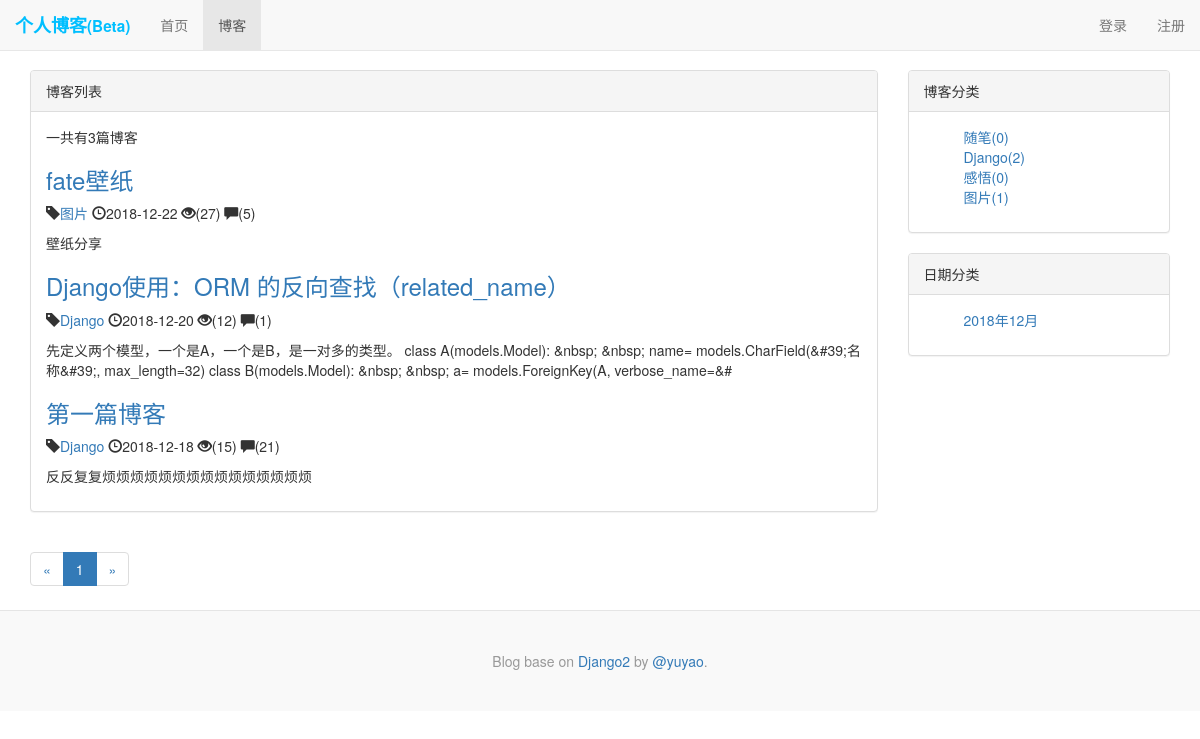
/blog/, run on an earlier commit of the app's database.
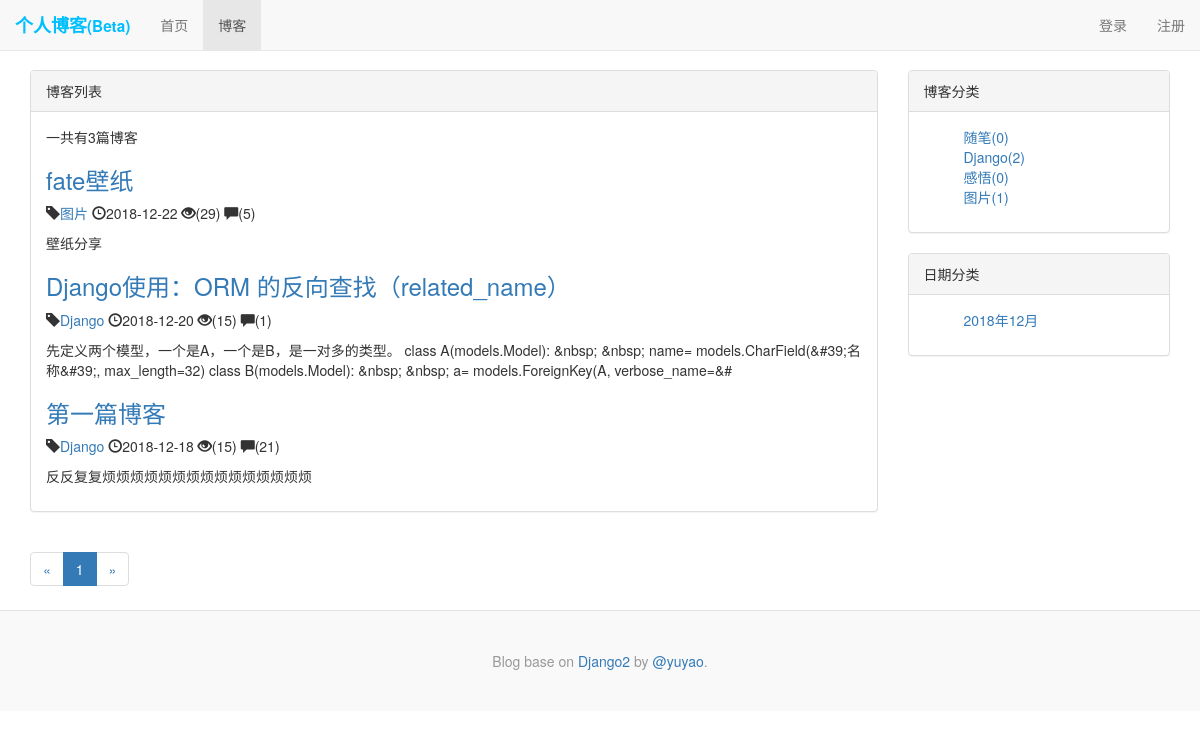
And on a later commit of the database.
### blog/models.py (models this page shows, shortened)
class Blog(models.Model,ReadNumExpand):
    title = models.CharField(max_length=50)
    blog_type = models.ForeignKey(BlogType,on_delete=models.CASCADE)
    content = RichTextUploadingField()#富文本编辑
    author = models.ForeignKey(User,on_delete=models.CASCADE)
    create_time = models.DateTimeField(auto_now_add=True)
    last_update_time = models.DateTimeField(auto_now=True)
    read_details = GenericRelation(ReadDetail)
    class Meta:
        ordering = ['-create_time']

class BlogType(models.Model):
    type_name = models.CharField(max_length=15)
    def __str__(self):
        return self.type_name

### read_statistics/models.py (models this page shows)
class ReadNum(models.Model):
    read_num = models.IntegerField(default=0)
    content_type = models.ForeignKey(ContentType, on_delete=models.CASCADE)
    object_id = models.PositiveIntegerField()
    content_object = GenericForeignKey('content_type', 'object_id')

### blog/views.py (the view)
# urls.py: path('',views.blog_list,name='blog_list'),
def blog_list(request):
    blogs = Blog.objects.all()
    page_num = request.GET.get('page',1)
    paginator = Paginator(blogs,10)
    page_of_blogs = paginator.page(page_num)
    context={}
    context['page_of_blogs'] = page_of_blogs
    context['blogs'] = Blog.objects.all()
    context['blog_types'] = BlogType.objects.annotate(blog_count=Count('blog'))
    context['blog_dates'] = Blog.objects.dates('create_time','month',order='DESC')
    response = render(request,'blog/blog_list.html', context)
    return response

### read_statistics/models.py (called while the page is built)
    def get_read_num(self):
        ct = ContentType.objects.get_for_model(self)
        try:
            readnum = ReadNum.objects.get(content_type=ct, object_id=self.pk)
            return readnum.read_num
        except exceptions.ObjectDoesNotExist:
            return 0

### templates/blog/blog_list.html (shortened to what this page needs)
{% extends 'blog/base.html' %}
{% load staticfiles %}
{% block nav_blog_active %}active{% endblock %}
{% block content %}
    <div class="container">
        <div class="row">
            <div class="col-md-9">
                <div class="panel panel-default">
                  <div class="panel-heading">{% block tip %}博客列表{% endblock %}</div>
                  <div class="panel-body">
                     <p>一共有{{ blogs|length }}篇博客</p>
                      <div class="blog">
                      {% for blog in page_of_blogs %}
                          <a href="{% url 'blog_detail' blog.pk  %}"><h3>{{ blog.title }}</h3></a>
                          <p class="blog-info">
                            <span class="glyphicon glyphicon-tag" aria-hidden="true"></span><a href="{% url 'blogs_with_type' blog.blog_type.pk %}">{{ blog.blog_type }}</a>
                            <span class="glyphicon glyphicon-time" aria-hidden="true"></span>{{ blog.create_time|date:'Y-m-d' }}
                            <span class="glyphicon glyphicon-eye-open" aria-hidden="true"></span>({{ blog.get_read_num }})
                            <span class="glyphicon glyphicon-comment" aria-hidden="true"></span>({{ blog.comment_set.count }})
                          </p>
                          <p>{{ blog.content|striptags|truncatechars:200}}</p>
                    {% empty %}
                        <h3>还没有博客</h3>
                    {% endfor %}
                      </div>
                  </div>
                </div>
                <nav aria-label="Page navigation">
                  <ul class="pagination">
                    <li>
                        {% if page_of_blogs.has_previous %}
                        <a href="?page={{ page_of_blogs.previous_page_number }}" aria-label="Previous">
                        <span aria-hidden="true">&laquo;</span></a>
                        {% else %}
                        <span aria-hidden="true">&laquo;</span>
                        {% endif %}
                    </li>
                        {% for page_num in page_of_blogs.paginator.page_range %}
                            {% if page_num == page_of_blogs.number %}
                                <li class="active"><span href="?page={{ page_num }}">{{ page_num }}</span></li>
                            {% else %}
                                <li><a href="?page={{ page_num }}">{{ page_num }}</a></li>
                            {% endif %}
                        {% endfor %}
                    <li>
                        {% if page_of_blogs.has_next %}
                        <a href="?page={{ page_of_blogs.next_page_number }}" aria-label="Next">
                        <span aria-hidden="true">&raquo;</span></a>
                        {% else %}
                        <span aria-hidden="true">&raquo;</span>
                        {% endif %}
                    </li>
                  </ul>
                </nav>
            </div>
            <div class="col-md-3">
                <div class="panel panel-default">
                  <div class="panel-heading">博客分类</div>
                  <div class="panel-body">
                    <ul style="list-style-type: none">
                    {% for blog_type in blog_types %}
                        <li><a href="{% url 'blogs_with_type' blog_type.pk %}">{{ blog_type.type_name }}({{ blog_type.blog_count }})</a></li>
                    {% empty %}
                        <li>暂无分类</li>
                    {% endfor %}
                    </ul>
                  </div>
                </div>
                <div class="panel panel-default">
                  <div class="panel-heading">日期分类</div>
                  <div class="panel-body">
                    <ul style="list-style-type: none">
                    {% for blog_date in blog_dates %}
                        <li><a href="{% url 'blogs_with_date' blog_date.year blog_date.month %}">{{ blog_date|date:'Y年m月' }}</a></li>
                    {% empty %}
                        <li>暂无分类</li>
                    {% endfor %}
                    </ul>
                  </div>
                </div>
            </div>
        </div>
    </div>
{% endblock %}

### templates/blog/base.html (shortened to what this page needs)
{% load staticfiles %}
<!DOCTYPE html>
<html lang="zh-CN">
<head>
    <link rel="stylesheet" href="{% static 'base.css' %}">
    <link rel="stylesheet" href="{% static 'bootstrap-3.3.7-dist/css/bootstrap.min.css' %}">
</head>
<body>
<nav class="navbar navbar-default navbar-fixed-top">
  <div class="container-fluid">
    <div class="navbar-header">
      <a class="navbar-brand" href="/" style="color: deepskyblue; font-weight: bold">个人博客<small>(Beta)</small></a>
    </div>
    <div class="collapse navbar-collapse" id="bs-example-navbar-collapse-1">
        <ul class="nav navbar-nav">
        <li class="{% block nav_home_active %}{% endblock %}"><a href="/">首页<span class="sr-only">(current)</span></a></li>
        <li class="{% block nav_blog_active %}{% endblock %}"><a href="{% url 'blog_list' %}">博客</a></li>
        </ul>
        <ul class="nav navbar-nav navbar-right">
        {% if user.is_authenticated %}
        <li class="dropdown">
          <a href="#" class="dropdown-toggle" data-toggle="dropdown" role="button" aria-haspopup="true" aria-expanded="false">{{ user.username }} <span class="caret"></span></a>
          <ul class="dropdown-menu">
            <li><a href="{% url 'user_info' %}">个人资料</a></li>
              {% if user.is_superuser %}
            <li><a href="{% url 'admin:index' %}">后台管理</a></li>
              {% endif %}
            <li><a href="#">Something else here</a></li>
            <li role="separator" class="divider"></li>
            <li><a href="{% url 'logout' %}">退出</a></li>
          </ul>
        </li>
        {% else %}
          <li class="{% block nav_login_active %}{% endblock %}"><a href="{% url 'login' %}">登录</a></li>
          <li><a href="{% url 'register' %}">注册</a></li>
        {% endif %}
        </ul>
    </div>
  </div>
</nav>
{% block content %}{% endblock %}
<footer class="blog-footer">
  <p>Blog base on <a href="http://getbootstrap.com">Django2</a> by <a href="https://github.com/emiyaLeo">@yuyao</a>.</p>
</footer>
</body>
</html>

### static/base.css (style rules this page uses)
body { padding-top: 70px; }
.blog-footer { padding: 40px 0; color: #999; text-align: center; background-color: #f9f9f9; border-top: 1px solid #e5e5e5; }
.blog-footer p:last-child { margin-bottom: 0; }

What changed in the data, as far as the page shows it:
changed through a linked row, Blog "fate壁纸": get_read_num "27" → "29"
changed through a linked row, Blog "Django使用：ORM 的反向查找（related_name）": get_read_num "12" → "15"
